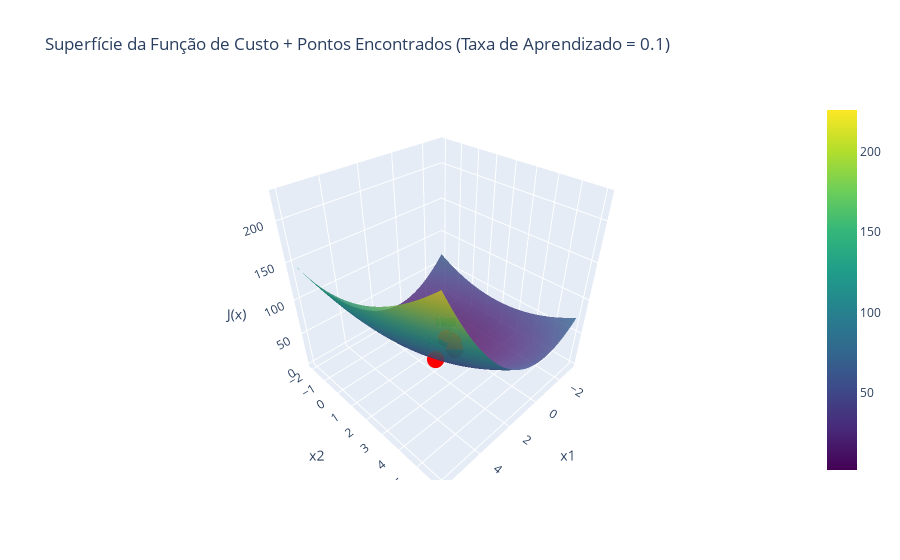

Here is the notebook cell this chart was saved with:
### Markdown cell above
### Plotar a função de custo e o ponto mínimo encontrado para diferentes taxas de aprendizado

### Code cell
x_values, costs = dict_of_results[learning_rates[0]]

plot_function(cost_fn, x_values,costs, title=f"Superfície da Função de Custo + Pontos Encontrados (Taxa de Aprendizado = {learning_rates[0]})")

### Figure 1 — Plotly figure (JSON) as saved in the notebook; plotly's stock layout.template omitted (floating-point values rounded to 4 significant figures; data arrays with more than 128 entries replaced by an {"elided": "..."} marker saying what was removed)
{"data": [{"colorscale": [[0, "#440154"], [0.1111, "#482878"], [0.2222, "#3e4989"], [0.3333, "#31688e"], [0.4444, "#26828e"], [0.5556, "#1f9e89"], [0.6667, "#35b779"], [0.7778, "#6ece58"], [0.8889, "#b5de2b"], [1, "#fde725"]], "opacity": 0.8, "type": "surface", "x": {"elided": "100x100 float values"}, "y": {"elided": "100x100 float values"}, "z": {"elided": "100x100 float values"}}, {"marker": {"color": "red", "size": 6, "symbol": "circle"}, "mode": "markers+text", "text": ["P0", "P1", "P2", "P3", "P4", "P5", "P6", "P7", "P8", "P9", "P10", "P11", "P12", "P13", "P14", "P15", "P16", "P17", "P18", "P19", "P20", "P21", "P22", "P23", "P24", "P25", "P26", "P27", "P28", "P29"], "textposition": "top center", "type": "scatter3d", "x": [3.0, 0.4, -0.01, -0.052, -0.0405, -0.02668, -0.01689, -0.01058, -0.006603, -0.004119, -0.002569, -0.001602, -0.0009991, -0.000623, -0.0003885, -0.0002423, -0.0001511, -9.422e-05, -5.876e-05, -3.664e-05, -2.285e-05, -1.425e-05, -8.886e-06, -5.542e-06, -3.456e-06, -2.155e-06, -1.344e-06, -8.381e-07, -5.226e-07, -3.259e-07], "y": [3.0, 1.9, 1.5, 1.301, 1.186, 1.116, 1.072, 1.045, 1.028, 1.017, 1.011, 1.007, 1.004, 1.003, 1.002, 1.001, 1.001, 1.0, 1.0, 1.0, 1.0, 1.0, 1.0, 1.0, 1.0, 1.0, 1.0, 1.0, 1.0, 1.0], "z": [52.0, 4.62, 2.495, 2.176, 2.068, 2.026, 2.01, 2.004, 2.002, 2.001, 2.0, 2.0, 2.0, 2.0, 2.0, 2.0, 2.0, 2.0, 2.0, 2.0, 2.0, 2.0, 2.0, 2.0, 2.0, 2.0, 2.0, 2.0, 2.0, 2.0]}], "layout": {"autosize": true, "scene": {"xaxis": {"title": {"text": "x1"}}, "yaxis": {"title": {"text": "x2"}}, "zaxis": {"title": {"text": "J(x)"}}}, "title": {"text": "Superfície da Função de Custo + Pontos Encontrados (Taxa de Aprendizado = 0.1)"}}}
